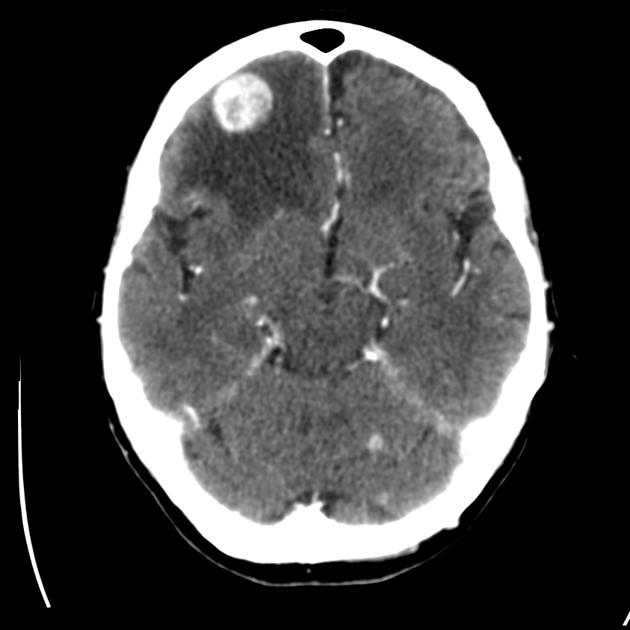
#> input picture Dia1/imagenes/lesion.jpg, 630 x 630 px, found by its file name
$ jupyter execute 4_aplicando_filtros.ipynb
#> lines starting #> are read from the running program, lines starting #| are printed output that depends on the picture; after the words box and inside, x2 and y2 are one past the last pixel; in counts of white or black regions, pixels touching at a corner belong together
[cell 1]
import cv2
import numpy as np
import matplotlib.pyplot as plt

# LEctura de imagen

[cell 2]
path = "/home/stevend/Documents/Notebooks/Dia1/imagenes/lesion.jpg"

img_g=cv2.imread(path,0)
#> img_g is the input picture: shape (630, 630); min 0, max 255, mean 67.5

plt.imshow(img_g, cmap="gray")

# Binarizacion

[cell 3]
_, img_b = cv2.threshold(img_g,200,250, cv2.THRESH_BINARY)
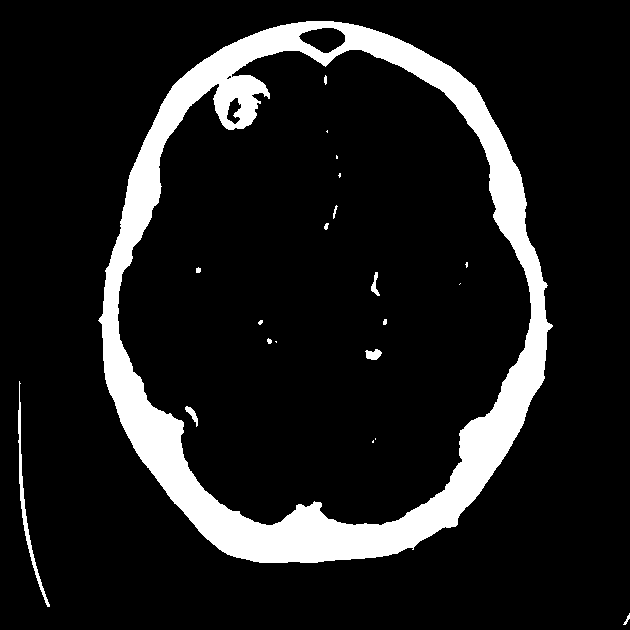
#> img_b: shape (630, 630); values 0 (black) and 250 (white), 11.8% white; 21 white regions (9 under 20 px), largest, box (x1, y1, x2, y2) and area: (98, 21, 553, 563) 45382, (18, 381, 50, 607) 723, (365, 349, 382, 360) 130

plt.imshow(img_b, cmap="gray")

# Filtros

## Aplicamos filtro de suavizado

[cell 4]
kernel = np.ones([3,3])/9

[cell 5]
img_f = cv2.filter2D(img_b,-1,kernel)

plt.imshow(img_f, cmap="gray")

## BLUR

[cell 6]
img_f2 = cv2.blur(img_b, (10,10))
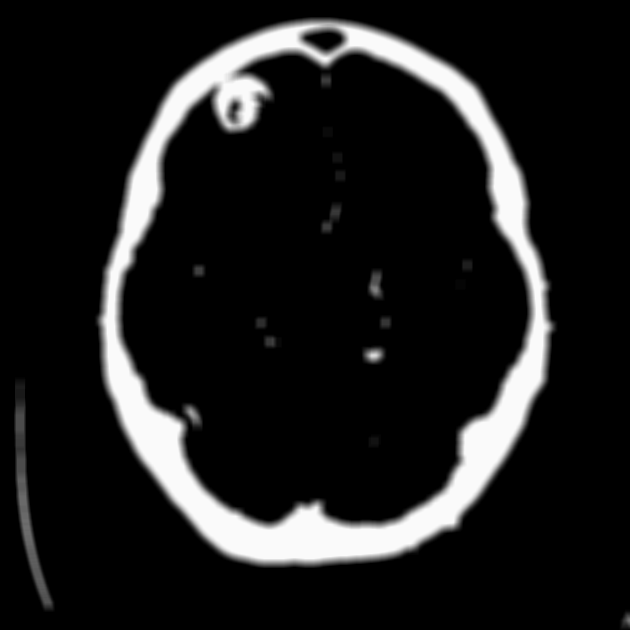
#> img_f2: shape (630, 630); min 0, max 250, mean 29.4

plt.imshow(img_f2, cmap="gray")

## MEdianBLur

### La librería «opencv» cuenta con una función bastante eficaz para corregir este tipo de ruido en imágenes: «medianBlur()«, en el cual, el kernel recorrerá cada pixel de la imagen, e irá asignándole el valor correspondiente a la media de los pixeles que tenga alrededor (comprendidos bajo el kernel).

[cell 7]
img_f3 = cv2.medianBlur(img_b, 9)
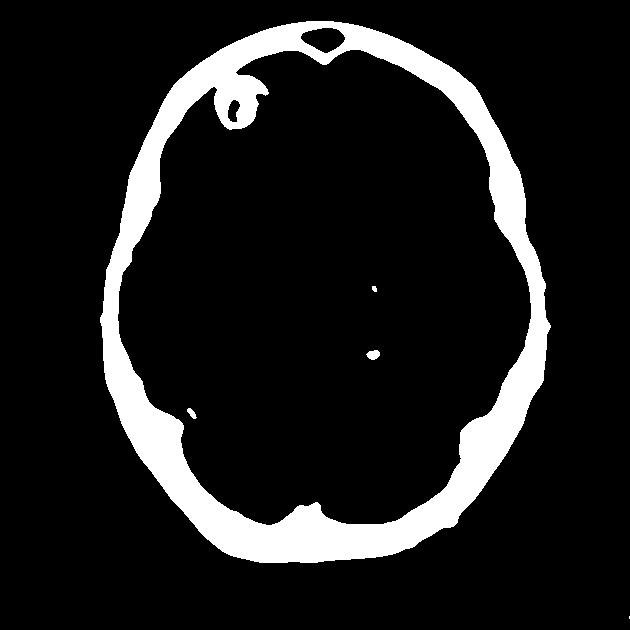
#> img_f3: shape (630, 630); values 0 (black) and 250 (white), 11.5% white; 5 white regions (1 under 20 px), largest, box (x1, y1, x2, y2) and area: (100, 21, 551, 563) 45457, (366, 350, 380, 360) 100, (187, 408, 197, 419) 59, (372, 286, 377, 292) 25


plt.imshow(img_f3, cmap="gray")

[cell 8]
img_f3 = cv2.medianBlur(img_b, 15)
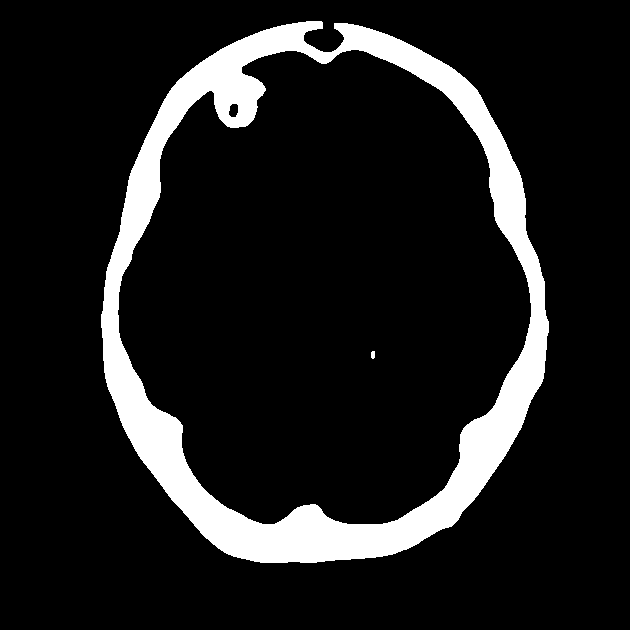
#> img_f3: shape (630, 630); values 0 (black) and 250 (white), 11.5% white; 2 white regions, box (x1, y1, x2, y2) and area: (101, 21, 549, 563) 45486, (371, 351, 375, 359) 29
img_f4 = cv2.medianBlur(img_f3, 15)
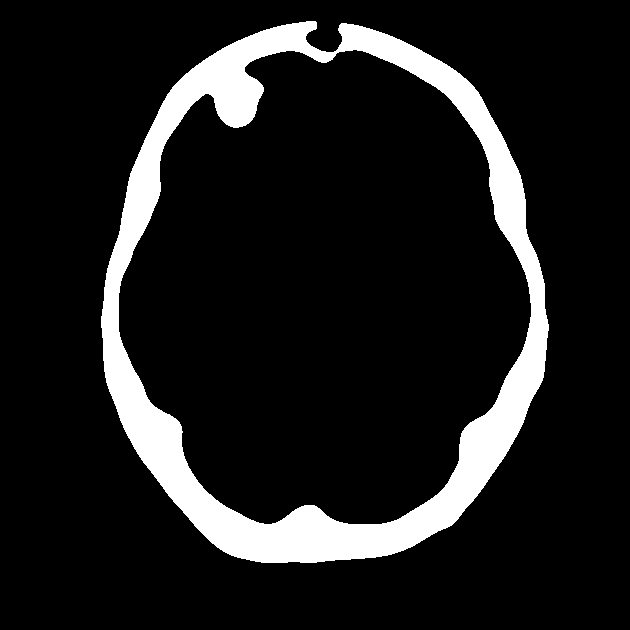
#> img_f4: shape (630, 630); values 0 (black) and 250 (white), 11.5% white; 1 white region, box (x1, y1, x2, y2) and area: (101, 21, 549, 563) 45539

plt.imshow(img_f4, cmap="gray")

## Bordes usando Canny

[cell 9]
# Aplicar el filtro Canny
edges = cv2.Canny(img_f4, 200, 250)
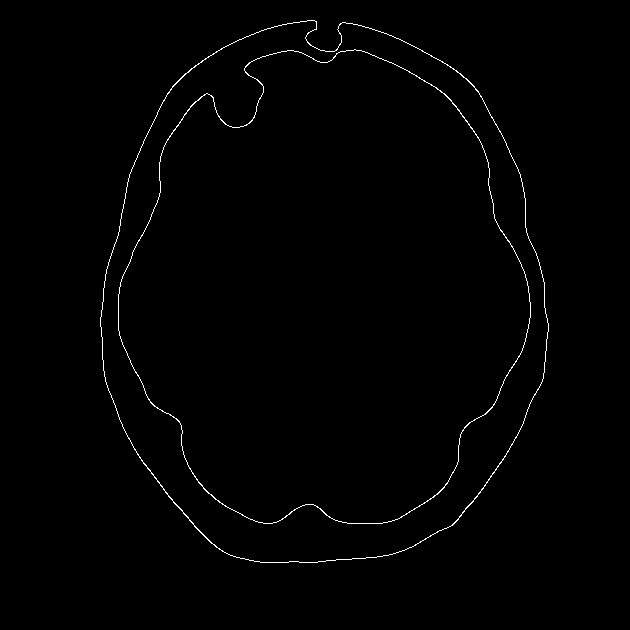
#> edges: shape (630, 630); 0.82% white in thin lines or dots, all inside (x1, y1, x2, y2) = (100, 20, 549, 563)

plt.imshow(edges, cmap="gray")

$ run again, with Dia1/imagenes/2024-04-22-003613.jpg copied over Dia1/imagenes/lesion.jpg
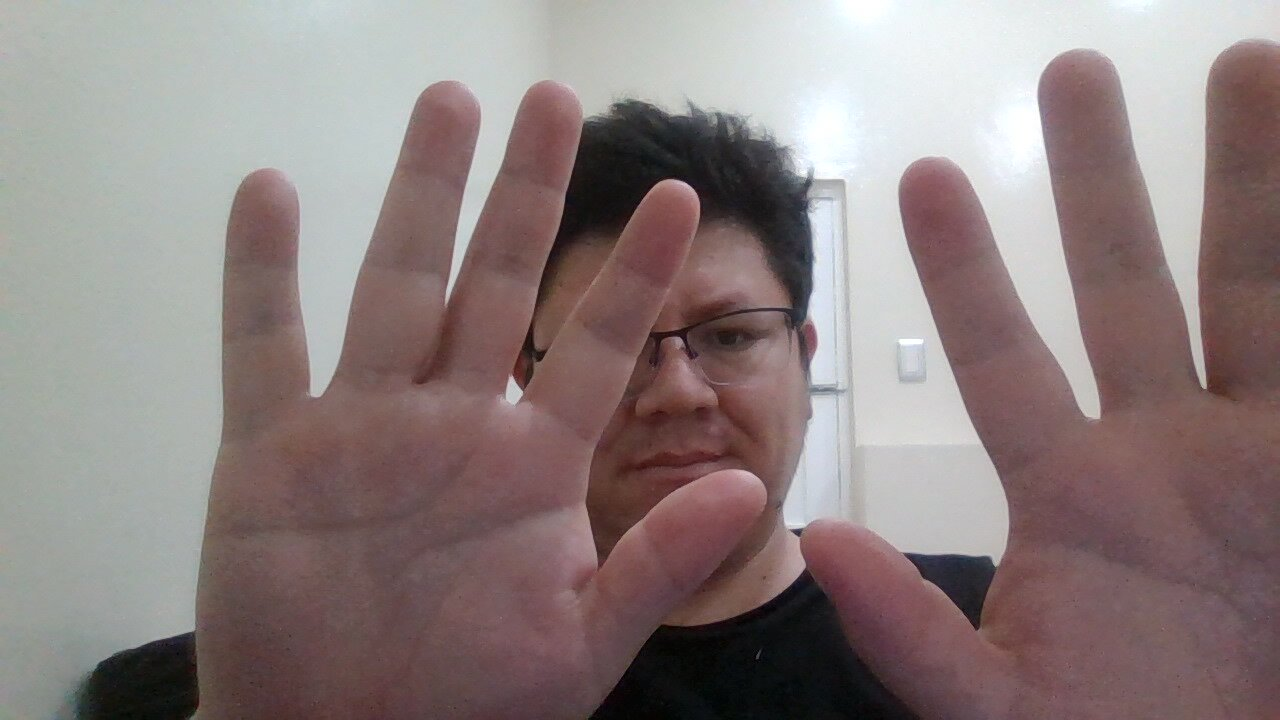
#> input picture Dia1/imagenes/2024-04-22-003613.jpg, 1280 x 720 px, found by its file name
#> `_, img_b = cv2.threshold(img_g,200,250, cv2.THRESH_BINARY)`:
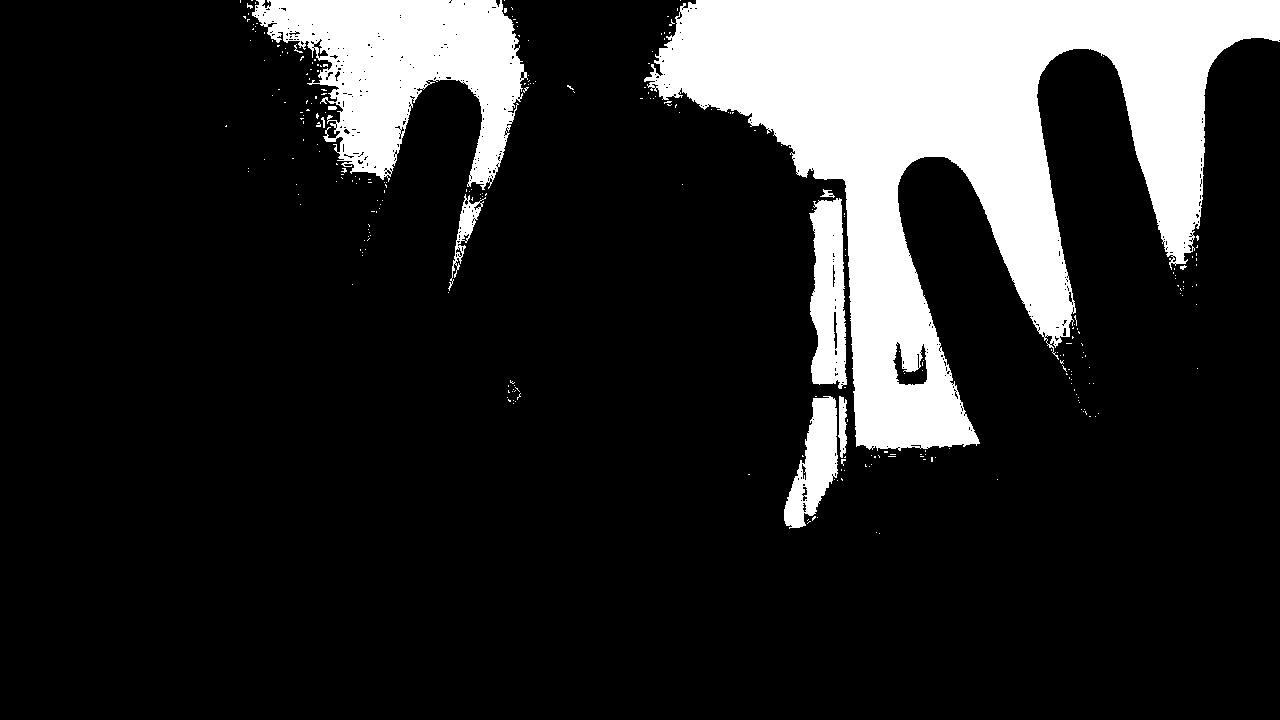
#> img_b: shape (720, 1280); values 0 (black) and 250 (white), 16.5% white; 279 white regions (268 under 20 px), largest, box (x1, y1, x2, y2) and area: (644, 0, 1280, 451) 113613, (252, 0, 528, 190) 27481, (809, 198, 847, 389) 5461
#> img_f4: shape (720, 1280); values 0 (black) and 250 (white), 16.6% white; 4 white regions, box (x1, y1, x2, y2) and area: (651, 0, 1280, 450) 120622, (254, 0, 524, 184) 27808, (785, 398, 844, 526) 4168, (459, 204, 478, 236) 419
#> `edges = cv2.Canny(img_f4, 200, 250)`:
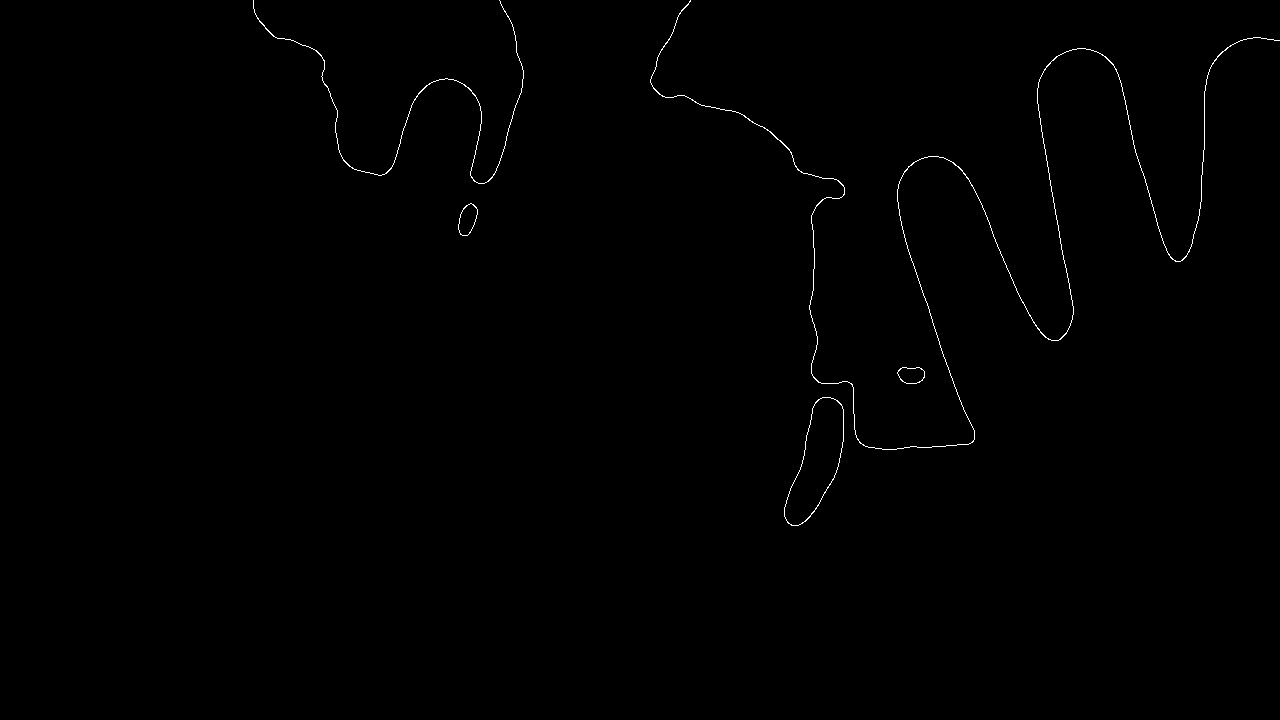
#> edges: shape (720, 1280); 0.36% white in thin lines or dots, all inside (x1, y1, x2, y2) = (253, 0, 1280, 526)

$ run again, with Dia1/imagenes/2024-04-22-003618.jpg copied over Dia1/imagenes/lesion.jpg
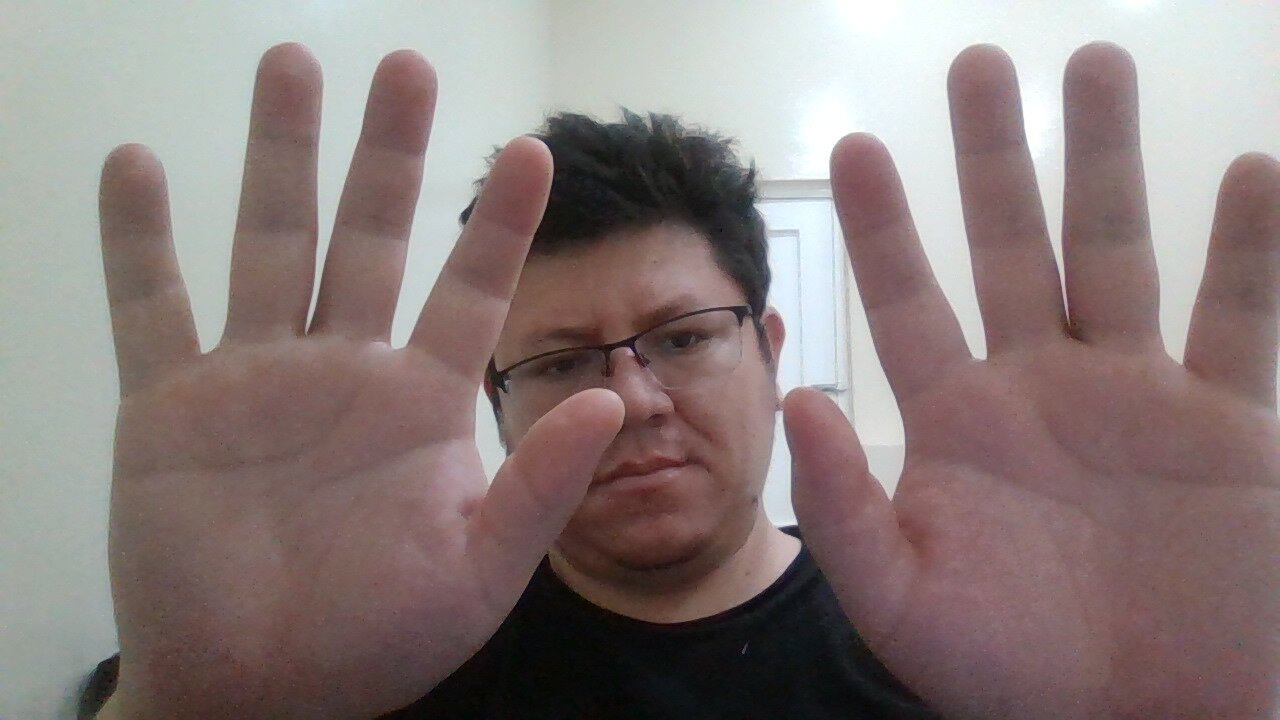
#> input picture Dia1/imagenes/2024-04-22-003618.jpg, 1280 x 720 px, found by its file name
#> `_, img_b = cv2.threshold(img_g,200,250, cv2.THRESH_BINARY)`:
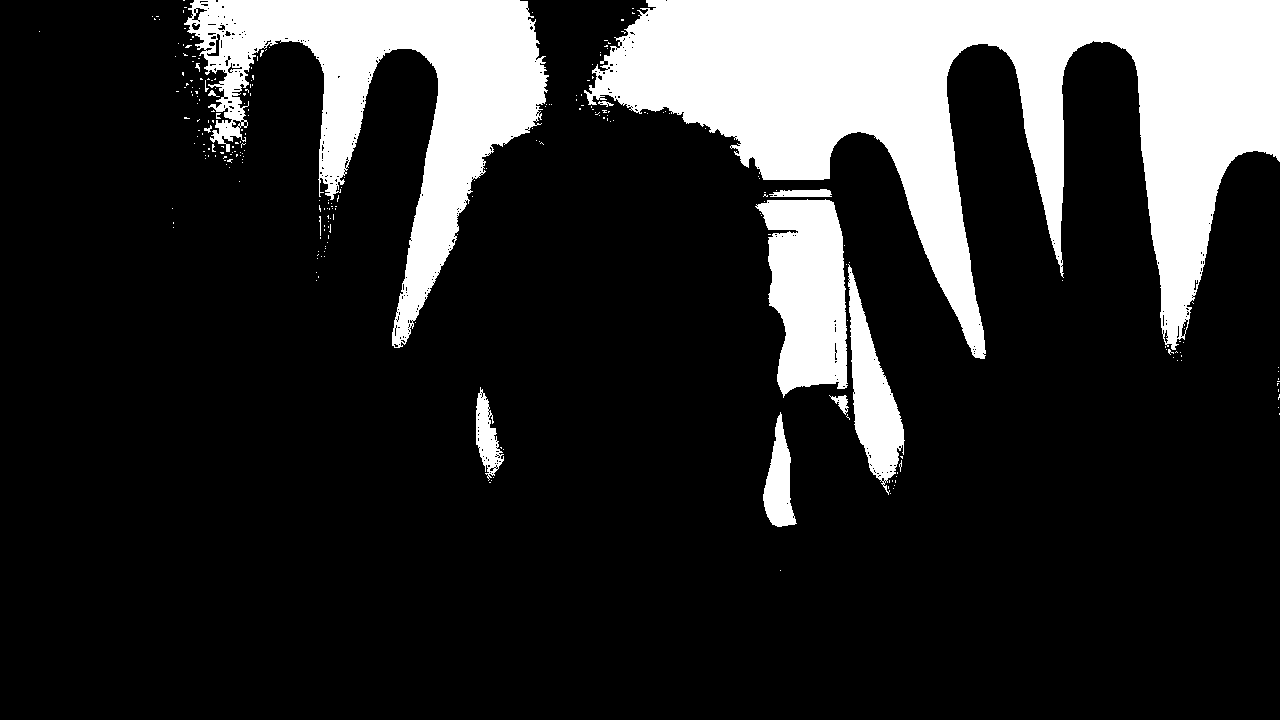
#> img_b: shape (720, 1280); values 0 (black) and 250 (white), 18.4% white; 253 white regions (239 under 20 px), largest, box (x1, y1, x2, y2) and area: (584, 0, 1280, 359) 103759, (184, 0, 549, 348) 42218, (755, 199, 848, 398) 13078
#> img_f4: shape (720, 1280); values 0 (black) and 250 (white), 18.3% white; 5 white regions, box (x1, y1, x2, y2) and area: (590, 0, 1280, 354) 103751, (192, 0, 546, 342) 42597, (761, 193, 904, 479) 19709, (764, 432, 793, 526) 1913, (476, 401, 500, 469) 1096
#> `edges = cv2.Canny(img_f4, 200, 250)`:
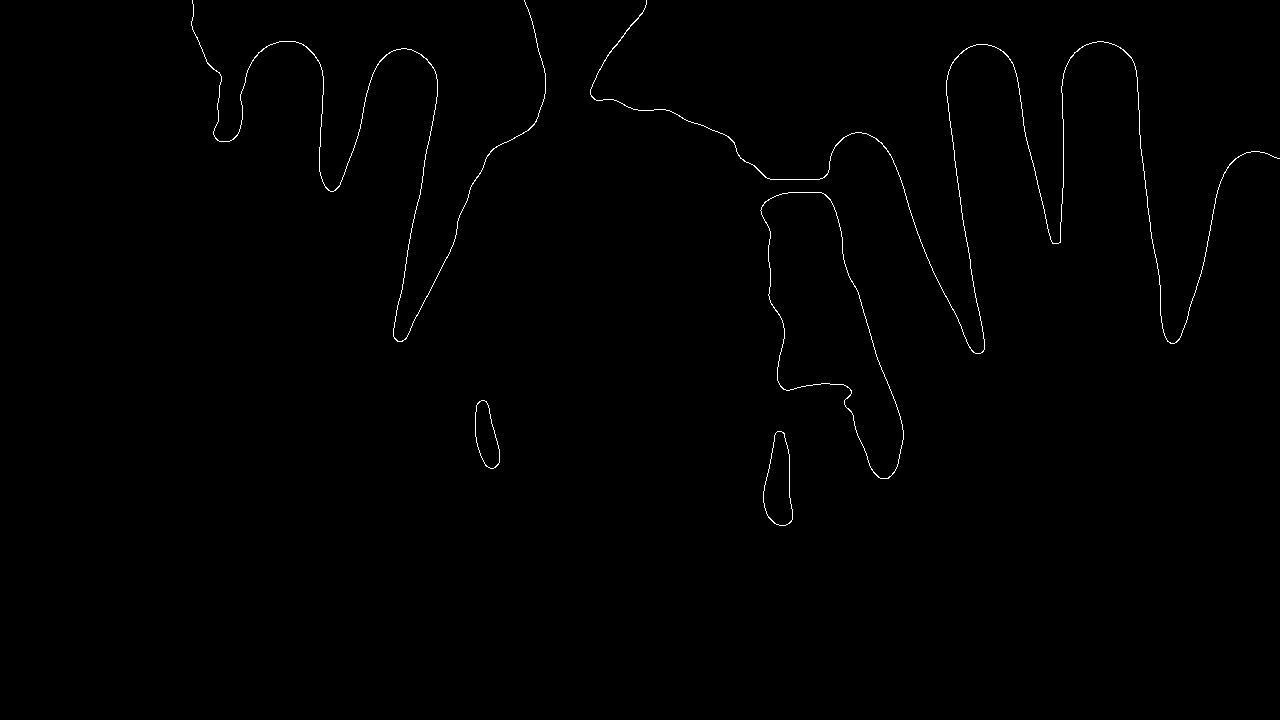
#> edges: shape (720, 1280); 0.49% white in thin lines or dots, all inside (x1, y1, x2, y2) = (191, 0, 1280, 526)
